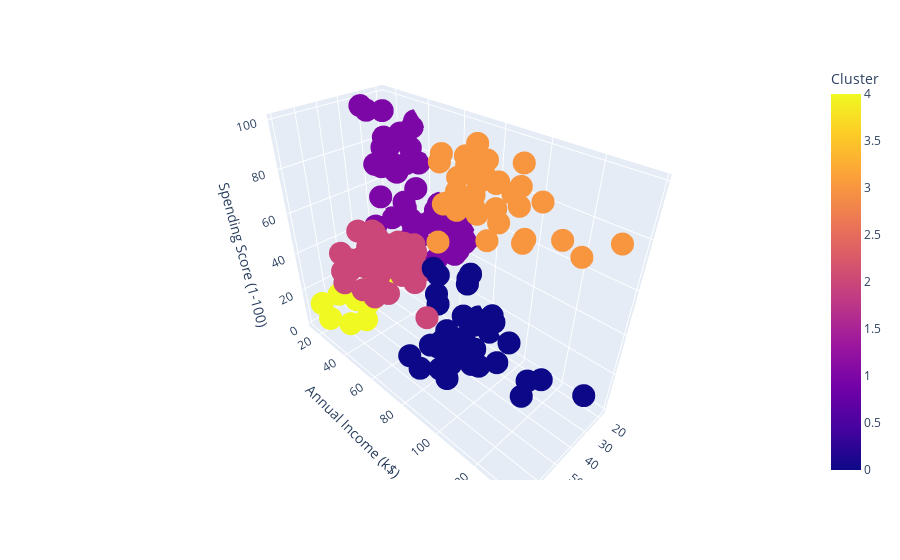

The notebook cell this image was saved under:
### Code cell
# Plot 3d for 5 clusters

fig_3d = px.scatter_3d(clustered_data_5, x='Age', y='Annual Income (k$)', z='Spending Score (1-100)',
              color='Cluster')
fig_3d.show()

### Figure 1 — Plotly figure (JSON) as saved in the notebook; plotly's stock layout.template omitted (floating-point values rounded to 4 significant figures; data arrays with more than 128 entries replaced by an {"elided": "..."} marker saying what was removed)
{"data": [{"hovertemplate": "Age=%{x}<br>Annual Income (k$)=%{y}<br>Spending Score (1-100)=%{z}<br>Cluster=%{marker.color}<extra></extra>", "legendgroup": "", "marker": {"color": {"elided": "200 int values"}, "coloraxis": "coloraxis", "symbol": "circle"}, "mode": "markers", "name": "", "scene": "scene", "showlegend": false, "type": "scatter3d", "x": {"elided": "200 int values"}, "y": {"elided": "200 int values"}, "z": {"elided": "200 int values"}}], "layout": {"coloraxis": {"colorbar": {"title": {"text": "Cluster"}}, "colorscale": [[0, "#0d0887"], [0.1111, "#46039f"], [0.2222, "#7201a8"], [0.3333, "#9c179e"], [0.4444, "#bd3786"], [0.5556, "#d8576b"], [0.6667, "#ed7953"], [0.7778, "#fb9f3a"], [0.8889, "#fdca26"], [1, "#f0f921"]]}, "legend": {"tracegroupgap": 0}, "margin": {"t": 60}, "scene": {"domain": {"x": [0, 1], "y": [0, 1]}, "xaxis": {"title": {"text": "Age"}}, "yaxis": {"title": {"text": "Annual Income (k$)"}}, "zaxis": {"title": {"text": "Spending Score (1-100)"}}}}}
